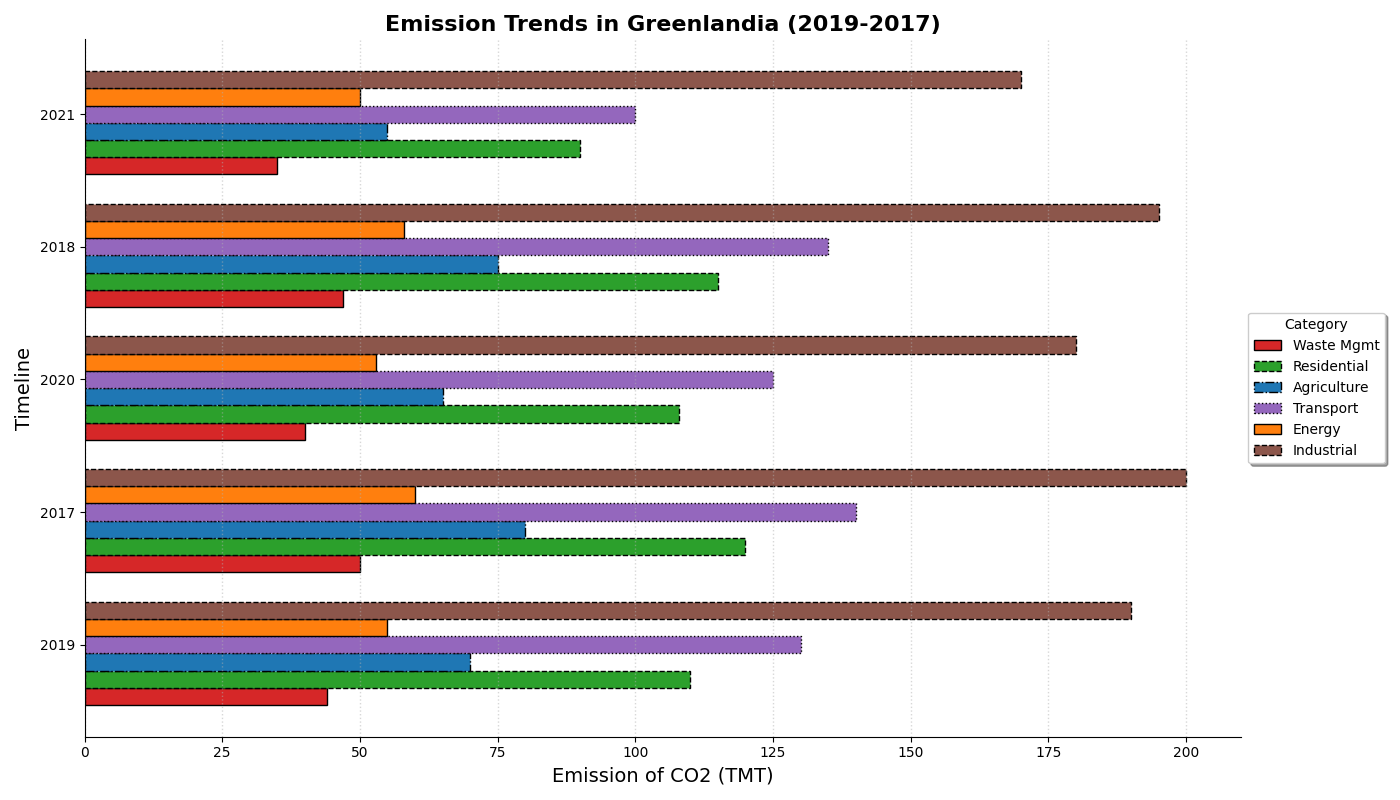

Generate this figure with Python:
import matplotlib.pyplot as plt
import numpy as np

sectors = ['Waste Mgmt', 'Residential', 'Agriculture', 'Transport', 'Energy', 'Industrial']
years = ['2019', '2017', '2020', '2018', '2021']
emission_levels = np.array([
    [44, 50, 40, 47, 35],
    [110, 120, 108, 115, 90],
    [70, 80, 65, 75, 55],
    [130, 140, 125, 135, 100],
    [55, 60, 53, 58, 50],
    [190, 200, 180, 195, 170]
])

colors = ['#d62728', '#2ca02c', '#1f77b4', '#9467bd', '#ff7f0e', '#8c564b']
markers = ['^', 'o', 's', 'd', 'v', 'x']
line_styles = ['-', '--', '-.', ':', '-', '--']

fig, ax = plt.subplots(figsize=(14, 8))

bar_height = 0.13
indices = np.arange(len(years))

for i, sector in enumerate(sectors):
    bar_positions = indices + i * bar_height
    ax.barh(bar_positions, emission_levels[i], bar_height, color=colors[i], label=sector, edgecolor='black', linestyle=line_styles[i])

ax.set_ylabel('Timeline', fontsize=14)
ax.set_xlabel('Emission of CO2 (TMT)', fontsize=14)
ax.set_title('Emission Trends in Greenlandia (2019-2017)', fontsize=16, fontweight='bold')
ax.set_yticks(indices + bar_height * len(sectors) / 2)
ax.set_yticklabels(years)

ax.legend(title='Category', loc='center left', bbox_to_anchor=(1, 0.5), fontsize='medium', shadow=True, markerscale=1.5)
ax.xaxis.grid(True, linestyle=':', linewidth=1, alpha=0.5)
ax.spines['top'].set_visible(False)
ax.spines['right'].set_visible(False)

plt.tight_layout()
plt.show()
